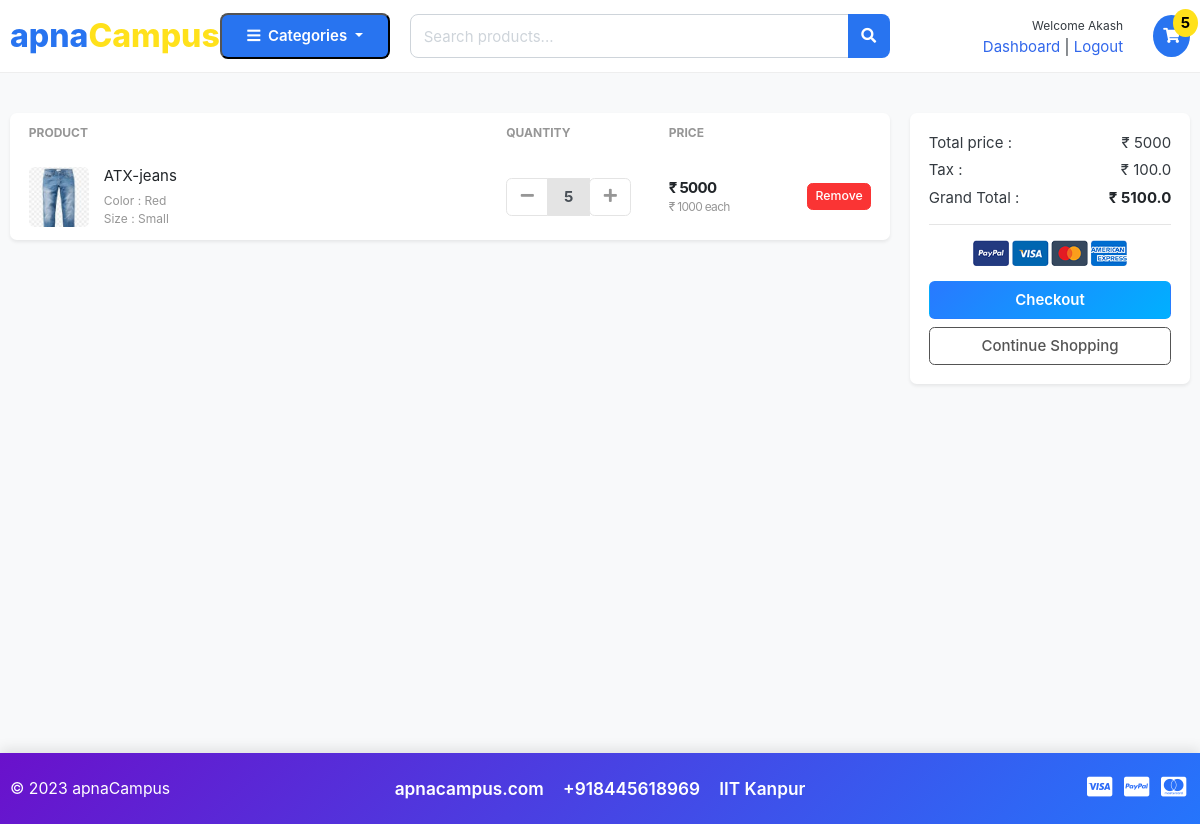
The app's page /cart/ (signed in), older data.
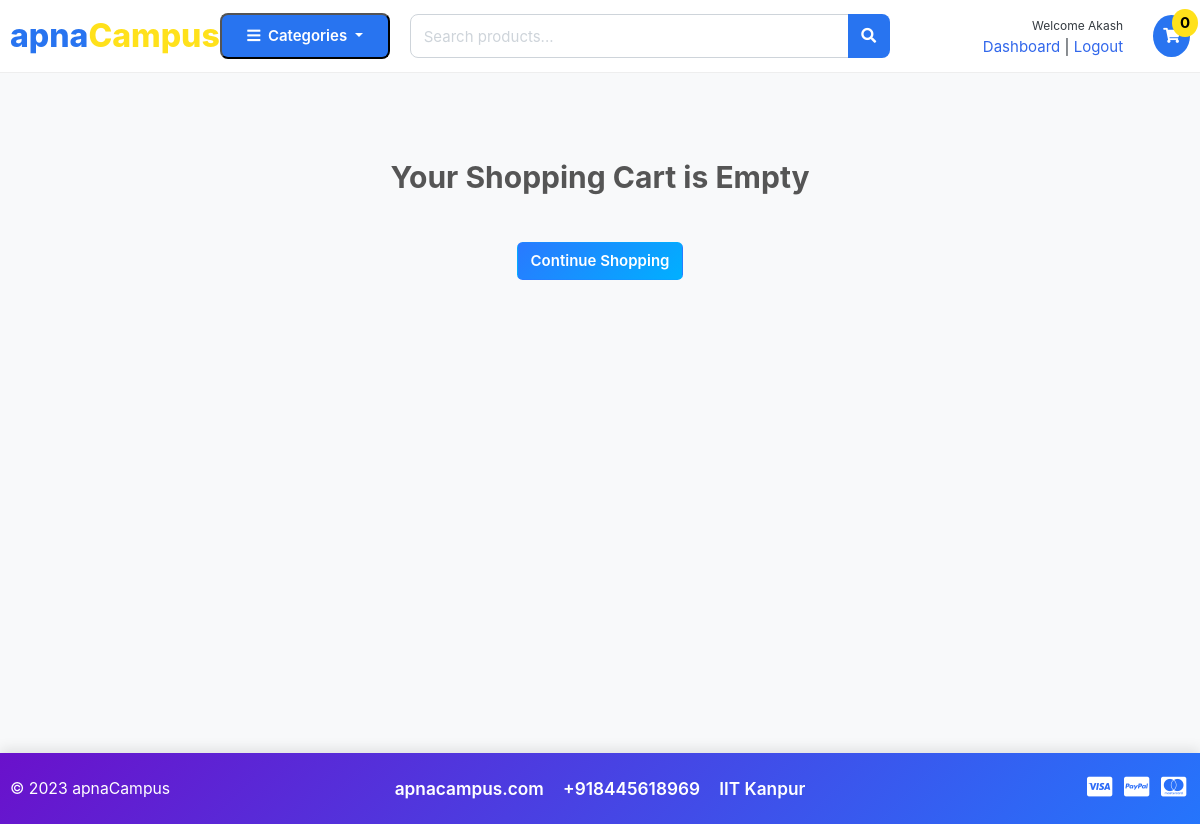
The same page, newer data.
### carts/models.py (models this page shows, shortened)
class CartItem(models.Model):
    user=models.ForeignKey(Account, on_delete=models.CASCADE, null=True)
    product = models.ForeignKey(Product, on_delete=models.CASCADE)
    variations=models.ManyToManyField(Variation, blank= True)
    cart = models.ForeignKey(Cart, on_delete=models.CASCADE, null=True)
    quantity = models.IntegerField()
    is_active = models.BooleanField(default = True)
    def sub_total(self):
        return self.product.price * self.quantity

### store/models.py (models this page shows, shortened)
class Product(models.Model):
    product_name   = models.CharField(max_length =200, unique =True)
    slug           = models.SlugField(max_length=200,unique = True)
    description    = models.TextField(max_length = 500, blank = True)
    price          = models.IntegerField()
    images         = models.ImageField(upload_to='photos/products')
    stock          = models.IntegerField()
    is_available   = models.BooleanField(default = True)
    category       = models.ForeignKey(Category, on_delete=models.CASCADE)
    created_date   = models.DateTimeField(auto_now_add = True)
    modified_date  = models.DateTimeField(auto_now =True)
    def get_url(self):
        return reverse('product_detail',args =[self.category.slug, self.slug ])

class Variation(models.Model):
    product = models.ForeignKey(Product, on_delete=models.CASCADE)
    variation_category = models.CharField(max_length = 100, choices = variation_category_choice)
    variation_value = models.CharField(max_length =100)
    is_active = models.BooleanField(default = True)
    created_date = models.DateTimeField(auto_now=True)
    objects = VariationManager()

### carts/views.py (the view)
# urls.py: path('cart/', include('carts.urls')),
def cart(request, total = 0, quantity = 0, cart_item = None):
    try:
        tax = 0
        grand_total = 0
        if request.user.is_authenticated:
            cart_items = CartItem.objects.filter(user=request.user, is_active = True)
        else:
            cart_items = []
            cart = Cart.objects.get(cart_id = _cart_id(request))
            cart_items = CartItem.objects.filter(cart=cart, is_active = True)
        for cart_item in cart_items:
            total += (cart_item.product.price * cart_item.quantity)
            quantity += cart_item.quantity
        tax = (2 * total) / 100
        grand_total = total + tax
    except ObjectDoesNotExist:
        pass # just ignore
    context = {
        'total' : total,
        'quantity' : quantity,
        'cart_items' : cart_items,
        'tax' : tax,
        'grand_total':grand_total,
    }
    return render(request, 'store/cart.html', context)

### carts/context_processors.py (called while the page is built)
def counter(request):
    cart_count = 0
    if 'admin' in request.path:
        return {}
    else:
        try:
            cart = Cart.objects.filter(cart_id =_cart_id(request))
            if request.user.is_authenticated:
                cart_items = CartItem.objects.all().filter(user=request.user)
            else:
                cart_items = CartItem.objects.all().filter(cart=cart[:1])
            for cart_item in cart_items:
                cart_count += cart_item.quantity
        except Cart.DoesNotExist:
            cart_count = 0
    return dict(cart_count = cart_count)

### carts/views.py (called while the page is built)
def _cart_id(request):   #private function
    cart = request.session.session_key
    if not cart:
        cart = request.session.create()
    return cart

### category/context_processors.py (called while the page is built)
def menu_links(request):
    links = Category.objects.all()
    return dict(links=links)

### category/models.py (called while the page is built)
    def get_url(self):
             return reverse('product_by_category', args =[self.slug])

### templates/store/cart.html (shortened to what the changed rows need)
{% extends 'base.html' %}
{% load static %}
{% block content %}
<section class="section-content padding-y bg" style="min-height:85vh;">
<div class="container">
{% if not cart_items %}
    <h2 class="text-center my-5" style="color:#555;">Your Shopping Cart is Empty</h2>
    <div class="text-center mb-5">
        <a href="{% url 'store' %}" class="btn btn-gradient-primary" style="background: linear-gradient(135deg, #2979ff, #00b0ff); color:white; font-weight:600;">Continue Shopping</a>
    </div>
{% else %}
<div class="row">
    <aside class="col-lg-9 mb-4">
        <div class="card shadow-sm border-0 rounded-lg">
            <table class="table table-borderless table-shopping-cart mb-0">
                <thead class="text-muted small text-uppercase">
                    <tr>
                        <th scope="col">Product</th>
                        <th scope="col" width="120">Quantity</th>
                        <th scope="col" width="120">Price</th>
                        <th scope="col" class="text-right" width="120"> </th>
                    </tr>
                </thead>
                <tbody>
                    {% for cart_item in cart_items %}
                    <tr class="align-middle">
                        <td>
                            <figure class="itemside align-items-center">
                                <div class="aside"><img src="{{ cart_item.product.images.url }}" class="img-sm rounded"></div>
                                <figcaption class="info">
                                    <a href="{{ cart_item.product.get_url }}" class="title text-dark">{{ cart_item.product.product_name }}</a>
                                    <p class="text-muted small">
                                        {% if cart_item.variations.all %}
                                            {% for item in cart_item.variations.all %}
                                                {{ item.variation_category |capfirst }} : {{ item.variation_value |capfirst}} <br>
                                            {% endfor %}
                                        {% endif %}
                                    </p>
                                </figcaption>
                            </figure>
                        </td>
                        <td>
                            <div class="input-group input-spinner">
                                <div class="input-group-prepend">
                                    <a href="{% url 'remove_cart' cart_item.product.id cart_item.id %}" class="btn btn-light" type="button"><i class="fa fa-minus"></i></a>
                                </div>
                                <input type="text" class="form-control text-center" value="{{ cart_item.quantity }}" readonly>
                                <div class="input-group-append">
                                    <form action="{% url 'add_cart' cart_item.product.id %}" method="POST">
                                        <button class="btn btn-light" type="submit"><i class="fa fa-plus"></i></button>
                                    </form>
                                </div>
                            </div>
                        </td>
                        <td>
                            <div class="price-wrap">
                                <var class="price">₹ {{ cart_item.sub_total }}</var>
                                <small class="text-muted">₹ {{ cart_item.product.price }} each</small>
                            </div>
                        </td>
                        <td class="text-right">
                            <a href="{% url 'remove_cart_item' cart_item.product.id cart_item.id %}" onclick="return confirm('Are you sure you want to delete this item?')" class="btn btn-danger btn-sm">Remove</a>
                        </td>
                    </tr>
                    {% endfor %}
                </tbody>
            </table>
        </div>
    </aside>
    <aside class="col-lg-3 mb-4">
        <div class="card shadow-sm border-0 rounded-lg">
            <div class="card-body">
                <dl class="dlist-align">
                    <dt>Total price :</dt>
                    <dd class="text-right">₹ {{ total }}</dd>
                </dl>
                <dl class="dlist-align">
                    <dt>Tax :</dt>
                    <dd class="text-right">₹ {{ tax }}</dd>
                </dl>
                <dl class="dlist-align">
                    <dt>Grand Total :</dt>
                    <dd class="text-right text-dark b"><strong>₹ {{ grand_total }}</strong></dd>
                </dl>
                <hr>
                <p class="text-center mb-3">
                    <img src="{% static './images/misc/payments.png' %}" height="26">
                </p>
                <a href="{% url 'checkout' %}" class="btn btn-gradient-primary btn-block mb-2" style="background: linear-gradient(135deg, #2979ff, #00b0ff); color:white; font-weight:600;">Checkout</a>
                <a href="{% url 'store' %}" class="btn btn-outline-secondary btn-block">Continue Shopping</a>
            </div>
        </div>
    </aside>
</div>
{% endif %}
</div>
</section>
{% endblock %}

### templates/includes/navbar.html (shortened to what this page needs)
{% load static %}
<header class="section-header">
<section class="header-main">
    <div class="container">
        <div class="row align-items-center">
            <div class="col-lg-2 col-6 d-flex align-items-center logo-col">
                <a href="{% url 'home' %}">
                    <span class="apna-logo">apna<span class="campus-yellow">Campus</span></span>
                </a>
            </div>
            <div class="col-lg-2 col-6 d-flex align-items-center cat-col">
                <div class="dropdown w-100">
                    <button class="category-btn dropdown-toggle w-100" data-toggle="dropdown">
                        <i class="fa fa-bars mr-1"></i> Categories
                    </button>
                </div>
            </div>
            <div class="col-lg-5 col-12 mt-3 mt-lg-0">
                <form action="{% url 'search' %}" method="GET">
                    <div class="input-group">
                        <input type="text" name="keyword" class="form-control search-input" placeholder="Search products...">
                        <div class="input-group-append">
                            <button class="btn search-btn"><i class="fa fa-search"></i></button>
                        </div>
                    </div>
                </form>
            </div>
            <div class="col-lg-3 col-12 mt-3 mt-lg-0">
                <div class="d-flex justify-content-end align-items-center">
                    {% if user.id %}
                        <div class="mr-3 text-right">
                            <small>Welcome {{ user.first_name }}</small><br>
                            <a href="{% url 'dashboard' %}">Dashboard</a> |
                            <a href="{% url 'logout' %}">Logout</a>
                        </div>
                    {% else %}
                        <div class="mr-3 text-right">
                            <small>Welcome Guest!</small><br>
                            <a href="{% url 'login' %}">Sign in</a> |
                            <a href="{% url 'register' %}">Register</a>
                        </div>
                    {% endif %}
                    <a href="{% url 'cart' %}" class="position-relative ml-3">
                        <div class="cart-icon"><i class="fa fa-shopping-cart"></i></div>
                        <span class="cart-badge">{{ cart_count }}</span>
                    </a>
                </div>
            </div>
        </div>
    </div>
</section>
</header>

Row changes from the older to the newer data that the page shows:
removed CartItem: product.images (picture), product.product_name "ATX-jeans", quantity "5", sub_total "5000", product.price "1000"
no longer on this page (row unchanged): Variation: variation_category "Color", variation_value "Red"
no longer on this page (row unchanged): Variation: variation_category "Size", variation_value "Small"
Text that changed along with them:
{{ cart_count }}: "5" → "0"
{{ total }}: "5000" → (not shown)
{{ tax }}: "100.0" → (not shown)
{{ grand_total }}: "5100.0" → (not shown)
text no longer shown: "PRODUCT QUANTITY PRICE Total price : ₹ Tax : ₹ Grand Total : ₹ Checkout"
text now shown: "Your Shopping Cart is Empty"
